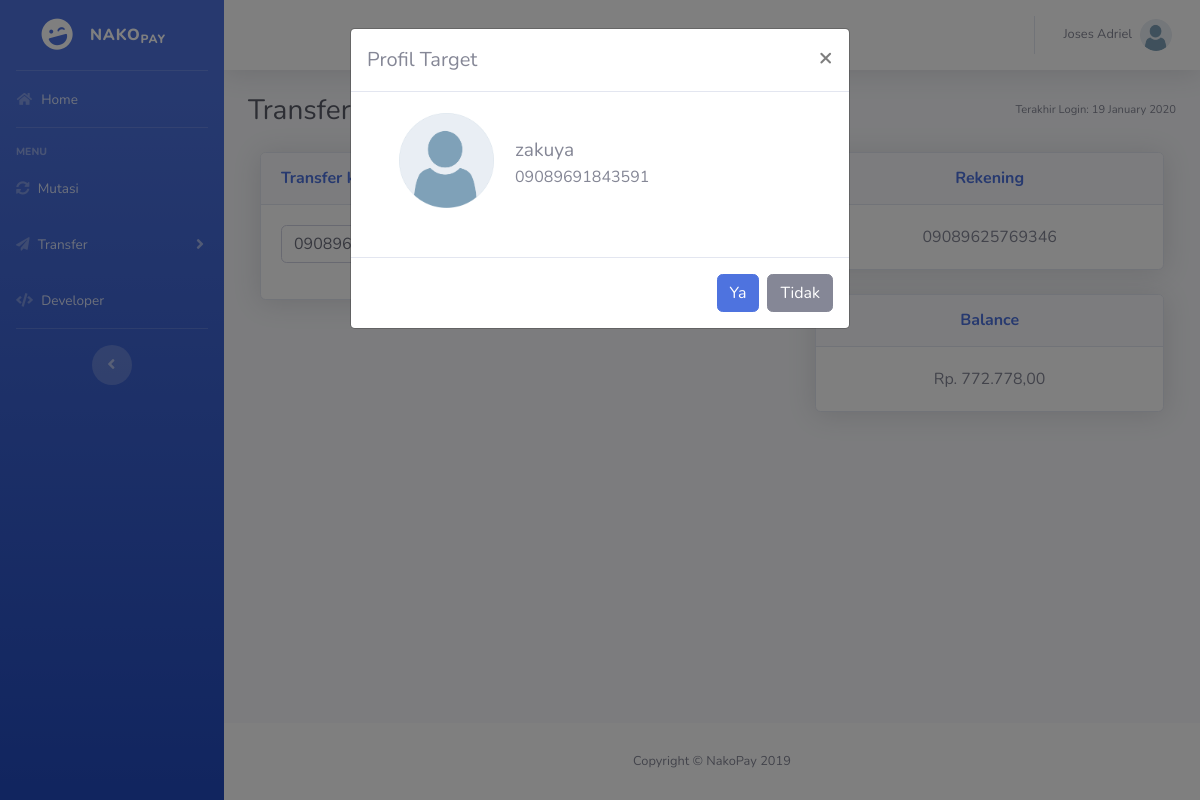
The page /transfer-kerekening.php?target=09089691843591 (signed in) on the database its author committed.
### tables this page shows
CREATE TABLE `user` (
  `id_user` varchar(15) NOT NULL,
  `nama` text NOT NULL,
  `pin` varchar(6) NOT NULL,
  `no_hp` varchar(13) NOT NULL,
  `alamat` text NOT NULL,
  `email` text NOT NULL,
  `tgl_Lahir` date NOT NULL,
  `profile_img` varchar(15) NOT NULL DEFAULT 'default.png',
  `saldo` int(7) NOT NULL DEFAULT 1000000,
  `lastLogin` date NOT NULL DEFAULT current_timestamp(),
  `status` enum('user','bisnis') NOT NULL DEFAULT 'user'
);

### transfer-kerekening.php (the view, shortened to what this page needs)
<?php
  include("koneksi.php");
?>
<!DOCTYPE html>
<html lang="en">
<head>
    <link href="vendor/fontawesome-free/css/all.min.css" rel="stylesheet" type="text/css">
    <link href="css/sb-admin-2.min.css" rel="stylesheet">
</head>
<body id="page-top">
    <div id="wrapper">
        <?php include("sidebar.php"); ?>
            <div id="content-wrapper" class="d-flex flex-column">
                <div id="content">
                    <nav class="navbar navbar-expand navbar-light bg-white topbar mb-4 static-top shadow">
                        <?php include("topBar.php"); ?>
                    </nav>
                    <div class="container-fluid">
						<?php
						if (isset($_SESSION['id_user'])) {
							$id = $_SESSION['id_user'];
							$sql = mysqli_query($db, "SELECT * FROM user WHERE id_user = $id");
							while ($user = mysqli_fetch_array($sql)) {
						?>
                        <div class="d-sm-flex align-items-center justify-content-between mb-4">
							<h1 class="h3 mb-0 text-gray-800">Transfer</h1>
							<span class="d-none d-sm-inline-block text-xs">Terakhir Login: <?php echo date("d F Y", strtotime($user['lastLogin'])); ?></span>
						</div>
						<div class="row">
							<div class="col-xs-12 col-sm-12 col-md-7 col-lg-7">
								<div class="col-xs-12 col-sm-12 col-md-12 col-lg-12">
									<div class="card shadow mb-4">
										<div class="card-header py-3">
											<h6 class="m-0 font-weight-bold text-primary">Transfer ke Rekening</h6>
										</div>
										<div class="card-body">
											<form action="" method="post">
												<div class="form-group d-sm-flex align-items-center">
													<button type="button" id="cari" class="btn btn-info btn-icon-split btn-sm" onclick="location.href='?target=' + document.getElementById('targetId').value">
														<span class="icon text-white-50">
														</span>
														<span class="text">Cari</span>
													</button>
												</div>
											</form>
										</div>
									</div>
								</div>
							</div>
							<div class="col-xs-12 col-sm-12 col-md-5 col-lg-5">
								<div class="col-xs-12 col-sm-12 col-md-12 col-lg-12">
									<div class="card shadow mb-4">
										<div class="card-header py-3" align="center">
											<h6 class="m-0 font-weight-bold text-primary">Rekening</h6>
										</div>
										<div class="card-body">
											<center>
												<?php echo $user['id_user']; ?>
											</center>
										</div>
									</div>
								</div>
								<div class="col-xs-12 col-sm-12 col-md-12 col-lg-12">
									<div class="card shadow mb-4">
										<div class="card-header py-3" align="center">
											<h6 class="m-0 font-weight-bold text-primary">Balance</h6>
										</div>
										<div class="card-body">
											<center>
												Rp. <?php echo number_format($user['saldo'], 2,",","."); ?>
											</center>
										</div>
									</div>
								</div>
							</div>
						</div>
						<?php
							}
						}
						?>
					</div>
				</div>
				<?php
				if (isset($_GET['target'])) {
					$target = $_GET['target'];
					$cekUser = mysqli_query($db, "SELECT * FROM user WHERE id_user = '$target' AND NOT id_user = '$id'");
					if(mysqli_num_rows($cekUser) > 0) {
						while($target = mysqli_fetch_array($cekUser)) {
				?>
						<div class="modal fade" id="targetUser" tabindex="-1" role="dialog" aria-labelledby="exampleModalLabel" aria-hidden="true">
							<div class="modal-dialog" role="document">
								<div class="modal-content">
									<div class="modal-header">
										<h5 class="modal-title" id="exampleModalLabel">Profil Target</h5>
										<button class="close" type="button" data-dismiss="modal" aria-label="Close">
											<span aria-hidden="true">×</span>
										</button>
									</div>
									<div class="modal-body">
										<div class="table-responsive">
											<div class="col-sm-12">
												<table width="100%">
													<tr>
														<td width="135px" align="center">
															<img src="profile/<?php echo $target['profile_img']; ?>" width="95px" height="95px" class="img-fluid px-6 px-sm-7 mt-1 mb-2" />
														</td>
														<td valign="middle">
															<big><?php echo $target['nama']; ?></big>
															<br/>
															<?php echo $target['id_user'];?><br/>
														</td>
													</tr>
												</table>
												<br/>
											</div>
										</div>
									</div>
									<div class="modal-footer">
										<form action="transfer-kerekening.php" method="post">
											<input type="submit" class="btn btn-primary" name="pilihan" value="Ya"/>
										</form>
										<button class="btn btn-secondary" type="button" data-dismiss="modal">Tidak</button>
									</div>
								</div>
							</div>
						</div>
				<?php
						}
					}
				}
				?>
				<footer class="sticky-footer bg-white">
                    <div class="container my-auto">
                        <div class="copyright text-center my-auto">
                            <span>Copyright &copy; NakoPay 2019</span>
                        </div>
                    </div>
                </footer>
			</div>
	</div>
</body>
</html>

### topBar.php (shortened to what this page needs)
       <ul class="navbar-nav ml-auto">
         <li class="nav-item dropdown no-arrow">
<?php
if (isset($_SESSION['id_user'])) {
	$id = $_SESSION['id_user'];
	$userSql = mysqli_query($db, "SELECT * FROM user WHERE id_user = '$id'");
	if ($userSql) {
		while($profile = mysqli_fetch_array($userSql)) {
?>
           <a class="nav-link dropdown-toggle" href="#" id="userDropdown" role="button" data-toggle="dropdown" aria-haspopup="true" aria-expanded="false">
	<span class="mr-2 d-none d-lg-inline text-gray-600 small"><?php echo $profile['nama']; ?></span>
             <img class="img-profile rounded-circle" src="profile/<?php echo $profile['profile_img']; ?>">
           </a>
         </li>
<?php
		}
	}
}
?>
       </ul>

### rows shown on the page
user: nama "Joses Adriel", profile_img (placeholder picture), lastLogin "19 January 2020", id_user "09089625769346", saldo "772.778,00"
user: profile_img (placeholder picture), nama "zakuya", id_user "09089691843591"
